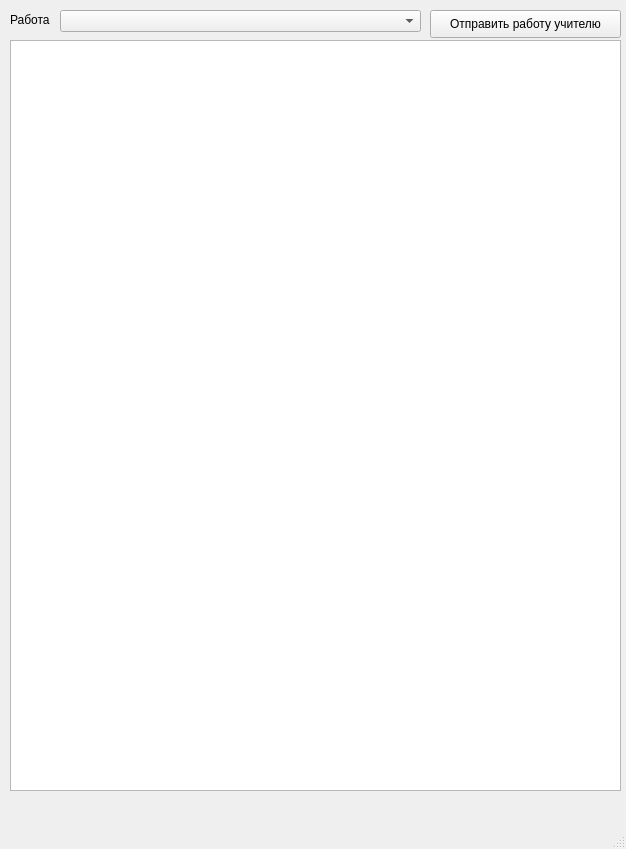
<?xml version="1.0" encoding="UTF-8"?>
<ui version="4.0">
 <class>MainWindow</class>
 <widget class="QMainWindow" name="MainWindow">
  <property name="geometry">
   <rect>
    <x>0</x>
    <y>0</y>
    <width>626</width>
    <height>849</height>
   </rect>
  </property>
  <property name="windowTitle">
   <string>MainWindow</string>
  </property>
  <widget class="QWidget" name="centralwidget">
   <widget class="QPushButton" name="pushButton">
    <property name="geometry">
     <rect>
      <x>430</x>
      <y>10</y>
      <width>191</width>
      <height>28</height>
     </rect>
    </property>
    <property name="text">
     <string>Отправить работу учителю</string>
    </property>
   </widget>
   <widget class="QTextEdit" name="textEdit">
    <property name="geometry">
     <rect>
      <x>10</x>
      <y>40</y>
      <width>611</width>
      <height>751</height>
     </rect>
    </property>
   </widget>
   <widget class="QComboBox" name="comboBox">
    <property name="geometry">
     <rect>
      <x>60</x>
      <y>10</y>
      <width>361</width>
      <height>22</height>
     </rect>
    </property>
   </widget>
   <widget class="QLabel" name="label">
    <property name="geometry">
     <rect>
      <x>10</x>
      <y>10</y>
      <width>111</width>
      <height>20</height>
     </rect>
    </property>
    <property name="text">
     <string>Работа</string>
    </property>
   </widget>
  </widget>
  <widget class="QMenuBar" name="menubar">
   <property name="geometry">
    <rect>
     <x>0</x>
     <y>0</y>
     <width>626</width>
     <height>26</height>
    </rect>
   </property>
  </widget>
  <widget class="QStatusBar" name="statusbar"/>
 </widget>
 <resources/>
 <connections/>
</ui>
